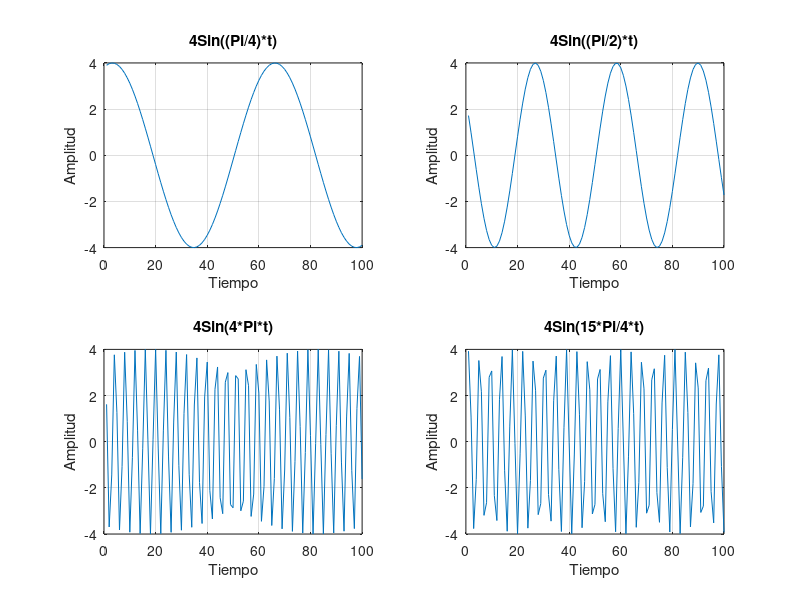

The MATLAB script that drew this image:
t = linspace(-2*pi,2*pi);
f1 = 1/8;
f2 = 1/4;
f3 = 2;
f4 = 15/8;
x1 = 4*sin(2*pi*f1*t);
x2 = 4*sin(2*pi*f2*t);
x3 = 4*sin(2*pi*f3*t);
x4 = 4*sin(2*pi*f4*t);

subplot(2,2,1)
plot(x1)
title('4Sin((Pi/4)*t)')
xlabel('Tiempo')
ylabel('Amplitud')
grid on

subplot(2,2,2)
plot(x2)
title('4Sin((Pi/2)*t)')
xlabel('Tiempo')
ylabel('Amplitud')
grid on

subplot(2,2,3)
plot(x3)
title('4Sin(4*Pi*t)')
xlabel('Tiempo')
ylabel('Amplitud')
grid on

subplot(2,2,4)
plot(x4)
title('4Sin(15*Pi/4*t)')
xlabel('Tiempo')
ylabel('Amplitud')
grid on
